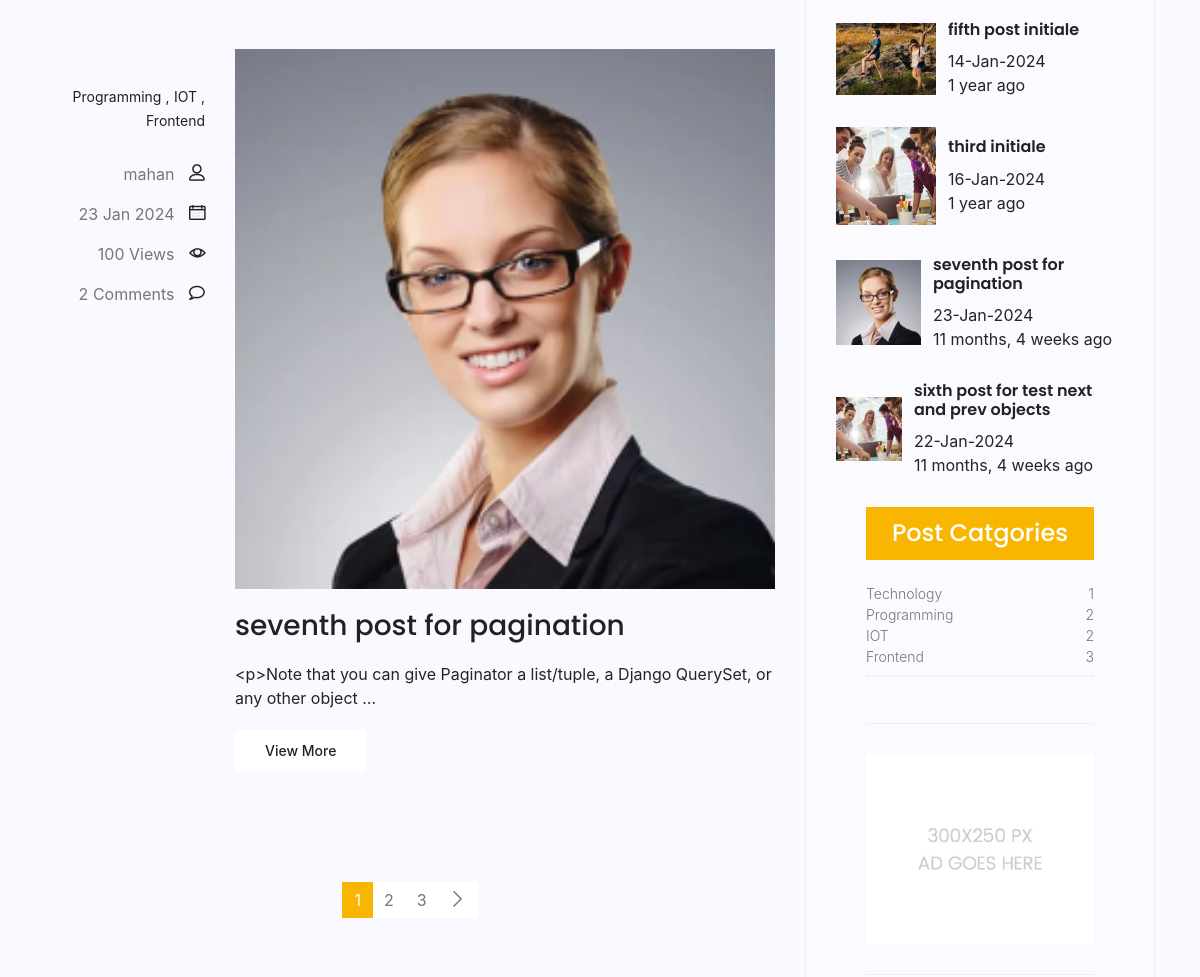
The page /blog_app/ (middle part) on the database as committed earlier.
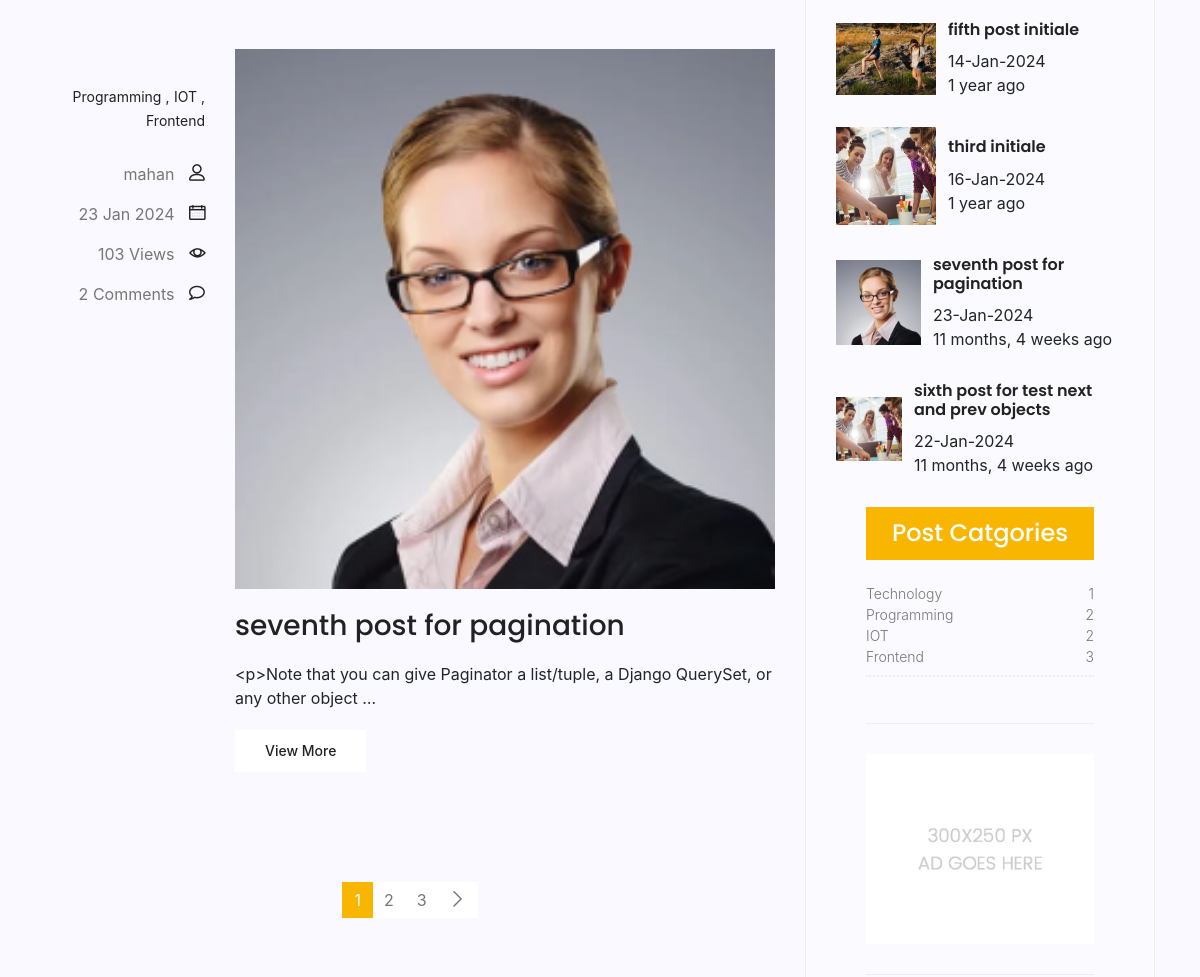
The same page on the database as committed later.
### blog_app/models.py (models this page shows, shortened)
class Post(models.Model):
    image = models.ImageField(upload_to='app_image/', default='default.png')
    author = models.ForeignKey(User, on_delete=models.SET_NULL, null=True)
    title = models.CharField(max_length=100)
    content = models.TextField()
    tags = TaggableManager()
    counted_views = models.PositiveIntegerField(default=0)
    status = models.BooleanField(default=False)
    login_needed = models.BooleanField(default=False)
    published_date = models.DateTimeField(null=True)
    created_date = models.DateTimeField(auto_now_add=True)
    updated_date = models.DateTimeField(auto_now=True)
    category_list = models.ManyToManyField(Category)
    class Meta:
        ordering = ['-created_date']
        verbose_name = 'پست'
        verbose_name_plural = 'پست ها'
    def __str__(self):
        return self.title

### blog_app/views.py (the view)
# urls.py: path('', home_view, name='home_blog'),
def home_view(request, **kwargs):
    filter_post = Post.objects.filter(published_date__lt=timezone.now(), status=1)
    if kwargs.get('cat_name') != None:
        filter_post = filter_post.filter(category_list__name=kwargs['cat_name'])
    if kwargs.get('author_username') != None:
        filter_post = filter_post.filter(author__username=kwargs['author_username'])
    if kwargs.get('tag_name') != None:
        filter_post = filter_post.filter(tags__name__in=[kwargs['tag_name']])
    page_init = Paginator(filter_post, 2)  # creating a paginator object, Show  ... posts per page
    page_number = request.GET.get('page')
    try:
        filter_post = page_init.get_page(page_number)
        print(filter_post.object_list)
    except PageNotAnInteger:
        filter_post = page_init.page(1)
    except EmptyPage:
        filter_post = page_init.page(page_init.num_pages)
    context = {'filter_post': filter_post}
    return render(request, 'blog_items/blog-home.html', context)

### blog_app/models.py (called while the page is built)
    def __str__(self):
        return self.name

### blog_app/templatetags/blog_tags.py (called while the page is built)
@register.simple_tag(name='comments_count')
def show_comments_count(pid):
    return Comment.objects.filter(intended_post=pid, approved=True).count()

@register.inclusion_tag('blog_items/blog-latest-post.html')
def most_visited_posts(arg=3):
    post_obj = Post.objects.filter(published_date__lt=timezone.now(), status=1).order_by('-counted_views')[:arg]
    return {'post_obj': post_obj}

@register.inclusion_tag('blog_items/blog-post-categories.html')
def cat_of_posts():
    post_obj = Post.objects.filter(published_date__lt=timezone.now(), status=1)
    category_obj = Category.objects.all()
    cat_dict = {}
    for cat_name in category_obj:
        cat_dict[cat_name] = post_obj.filter(category_list=cat_name).count()
    return {'cat_dict': cat_dict}

### templates/blog_items/blog-home.html (shortened to what the changed rows need)
{% extends 'base.html' %}
{% block content %}
{% load static %}
{% load blog_tags %}
          <section class="post-content-area">
             <div class="container">
                <div class="row">
                   <div class="col-lg-8 posts-list">
                      {% for item in filter_post %}
                      <div class="single-post row">
                         <div class="col-lg-3  col-md-3 meta-details">
                            <ul class="tags">
                               {% for cat in item.category_list.all %}
                               <li><a href="{% url 'blog_show:category_blog' cat_name=cat.name %}">{{cat.name}}</a> {% if not forloop.last %} , {% endif %}</li>
                               {% endfor%}
                            </ul>
                            <div class="user-details row">
                               <p class="user-name col-lg-12 col-md-12 col-6"><a href="{% url 'blog_show:author_pubs' author_username=item.author.username %}">{{item.author}}</a> <span class="lnr lnr-user"></span></p>
                               <p class="date col-lg-12 col-md-12 col-6"><a>{{item.published_date|date:"d M Y"}}</a> <span class="lnr lnr-calendar-full"></span></p>
                               <p class="view col-lg-12 col-md-12 col-6"><a href="#">{{item.counted_views}} Views</a> <span class="lnr lnr-eye"></span></p>
                               <p class="comments col-lg-12 col-md-12 col-6"><a href="#">{% comments_count item.id %} Comments</a> <span class="lnr lnr-bubble"></span></p>
                            </div>
                         </div>
                         <div class="col-lg-9 col-md-9 ">
                            <div class="feature-img">
                               <img class="img-fluid" src=" {{item.image.url}}" alt="">
                            </div>
                            <a class="posts-title" href="{% url 'blog_show:single_blog' pid=item.id %}"><h3>{{item.title}}</h3></a>
                            <p class="excert">
                               {{item.content|truncatewords:15}}
                            </p>
                            <a href="{% url 'blog_show:single_blog' pid=item.id %}" class="primary-btn">View More</a>
                         </div>
                      </div>
                      {% endfor %}
                   </div>
                   <div class="col-lg-4 sidebar-widgets">
                      <div class="widget-wrap">
                            {% most_visited_posts 4 %}
                      </div>
                   </div>
                </div>
             </div>
          </section>
{% endblock %}

### templates/blog_items/blog-latest-post.html (shortened to what this page needs)
{% load humanize %}
{% load static %}
<div class="single-sidebar-widget popular-post-widget">
                                    {% for obj in post_obj %}
									<div class="popular-post-list">
										<div class="single-post-list d-flex flex-row align-items-center">
											<div class="thumb">
												<img class="img-fluid" src=" {{obj.image.url}}" alt="">
											</div>
											<div class="details">
												<a href="{% url 'blog_show:single_blog' pid=obj.id %}"><h6>{{obj.title}}</h6></a>
												<p>{{obj.published_date|date:"d-M-Y"}}</p>
												<p>{{obj.published_date|naturaltime}}</p>
											</div>
										</div>
									{% endfor %}
									</div>
								</div>

Rows that differ between the two databases and show on the page:
changed Post "seventh post for pagination": counted_views "100" → "103"
